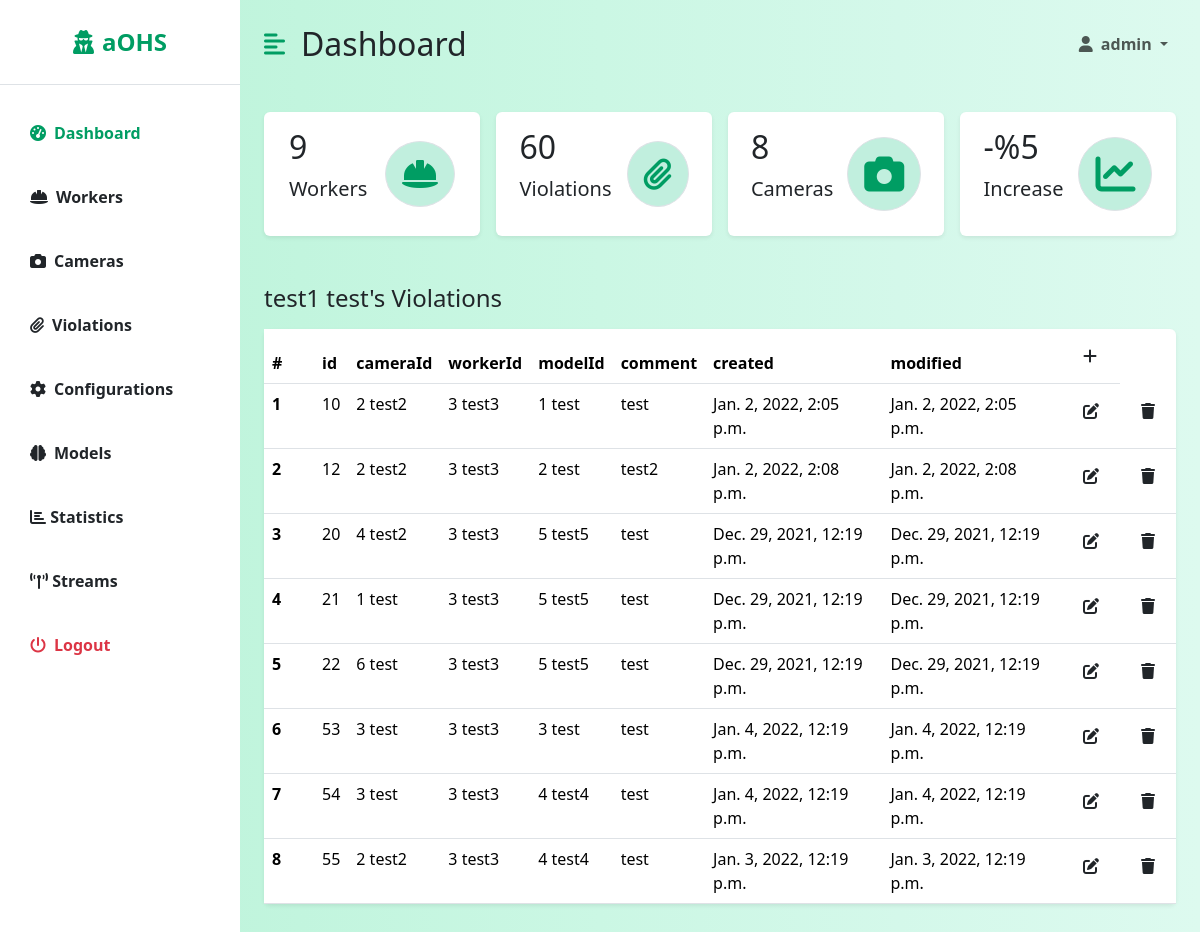
The app's page /dashboard/violations/worker/3/ (signed in), older data.
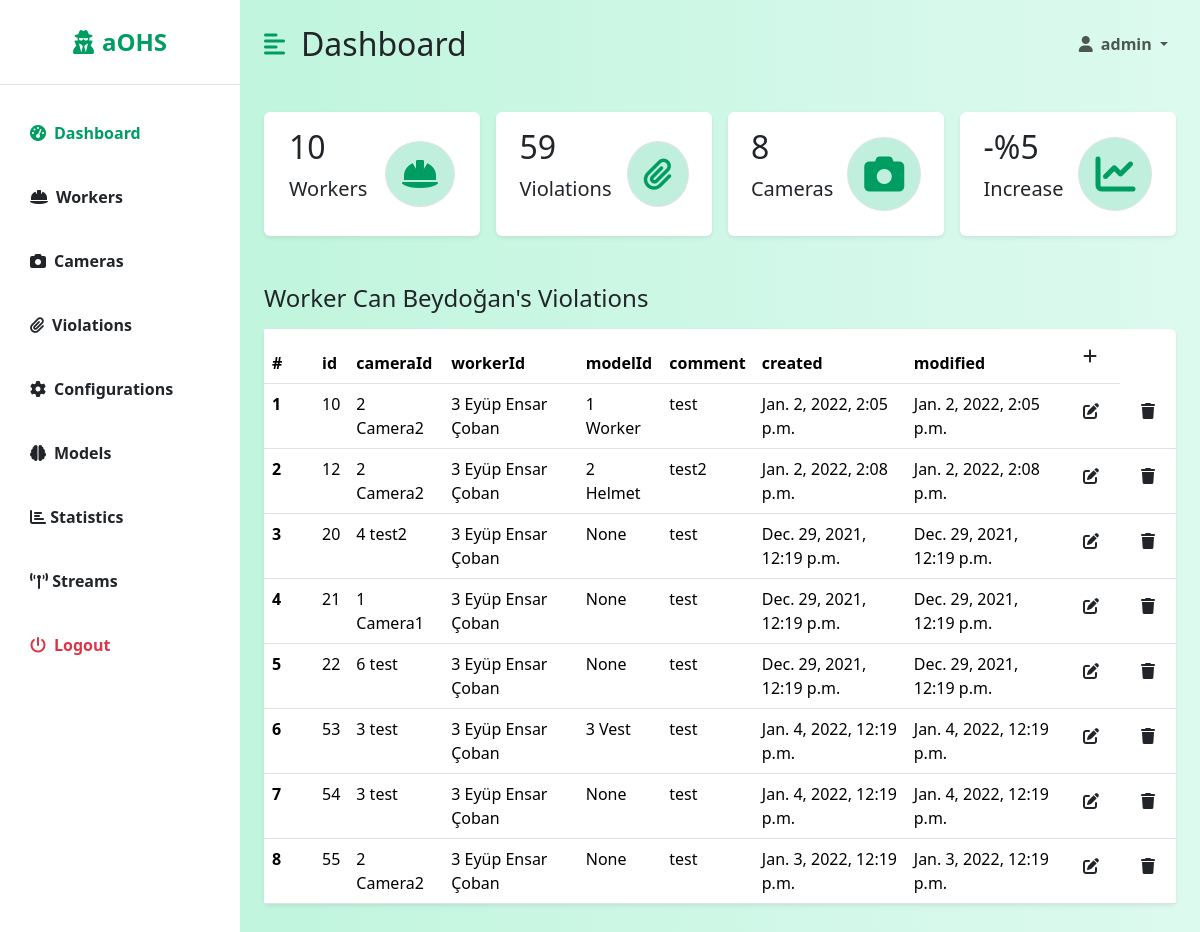
The same page, newer data.
### backend/models.py (models this page shows, shortened)
class Worker(models.Model):
    phone_regex = RegexValidator(regex=r'^\+905[0-9]{9}$',
                                 message="Phone number should be in '+905555555555' format")
    id = models.AutoField(primary_key=True)
    name = models.CharField(max_length=100, null=False)
    title = models.CharField(max_length=100, null=False)
    phone = models.CharField(validators=[phone_regex], max_length=17, unique=True, null=False)
    active = models.BooleanField(default=True, null=False)
    created = models.DateTimeField(auto_now_add=True)
    modified = models.DateTimeField(auto_now=True)
    def __str__(self):
        return str(self.id) + " " + str(self.name)

class Violation(models.Model):
    id = models.AutoField(primary_key=True)
    cameraId = models.ForeignKey(Camera, on_delete=models.DO_NOTHING, null=False)
    workerId = models.ForeignKey(Worker, on_delete=models.DO_NOTHING, null=True)
    modelId = models.ForeignKey(Model, on_delete=models.SET_NULL, null=True)
    comment = models.CharField(max_length=250, null=True)
    valid = models.BooleanField(default=True, null=False)
    isNotified = models.BooleanField(default=False, null=False)
    capture = models.ImageField(null=True, blank=True)
    created = models.DateTimeField(auto_now_add=True)
    modified = models.DateTimeField(auto_now=True)

class Camera(models.Model):
    id = models.AutoField(primary_key=True)
    url = models.URLField(max_length=100)
    name = models.CharField(max_length=100, null=False)
    userId = models.ForeignKey(User, on_delete=models.DO_NOTHING, null=True)
    created = models.DateTimeField(auto_now_add=True)
    modified = models.DateTimeField(auto_now=True)
    active = models.BooleanField(default=False)
    def __str__(self):
        return str(self.id) + " " + str(self.name)

class Model(models.Model):
    id = models.AutoField(primary_key=True)
    name = models.CharField(max_length=100, null=False)
    path = models.CharField(max_length=100, null=False)
    created = models.DateTimeField(auto_now_add=True)
    modified = models.DateTimeField(auto_now=True)
    def __str__(self):
        return str(self.id) + " " + str(self.name)

### dashboard/views/violation_views.py (the view)
# urls.py: path('violations/worker/<int:worker_id>/', ViolationWorkerView.as_view()),
class ViolationWorkerView(LoginRequiredMixin, View, GetCountsMixin):
    login_url = '/login/'
    redirect_field_name = 'redirect_to'
    def get(self, request, worker_id):
        headers = ['id', 'cameraId', 'workerId', 'modelId', 'comment', 'created', 'modified']
        data = Violation.objects.filter(valid=True, workerId=worker_id)
        worker = Worker.objects.get(id=1)
        worker_name = worker.name
        worker_title = worker.title
        return render(request, 'dashboard/listWorkerViolation.html',
                      {'headers': headers, 'data': data, 'name': worker_name, 'title': worker_title,
                       'counts': super().get_counts()})

### dashboard/views/mixins.py (called while the page is built)
    def get_counts(self):
        counts = {
            'workers': Worker.objects.filter(active=True).count(),
            'violations': Violation.objects.filter(valid=True).count(),
            'cameras': Camera.objects.count(),
        }
        return counts

### dashboard/templates/dashboard/listWorkerViolation.html
{% extends 'dashboard/dashboard.html' %}
{% block table %}
    <h3 class="fs-4 mb-3">{{ title }} {{ name }}'s Violations</h3>
    <table class="table bg-white rounded shadow-sm  table-hover">
        <thead>
        <tr>
            <th scope="col" width="50">#</th>
            {% for header in headers %}
                <th scope="col">{{ header }}</th>
            {% endfor %}
            <th><a class="btn" href="/dashboard/violations/add/"><i class="fa fa-plus"></i></a></th>
        </tr>
        </thead>
        <tbody>
        {% for datum in data %}
            <tr>
                <th scope="row">{{ forloop.counter }}</th>
                <td>{{ datum.id }}</td>
                <td>{{ datum.cameraId }}</td>
                <td>{{ datum.workerId }}</td>
                <td>{{ datum.modelId }}</td>
                <td>{{ datum.comment }}</td>
                <td>{{ datum.created }}</td>
                <td>{{ datum.modified }}</td>
                <th><a class="btn" href="/dashboard/violations/edit/{{ datum.id }}/"><i class="fa fa-edit"></i></a></th>
                <th><a class="btn" href="/dashboard/violations/delete/{{ datum.id }}/"><i class="fa fa-trash"></i></a>
                </th>
            </tr>
        {% endfor %}
        </tbody>
    </table>
{% endblock %}

### dashboard/templates/dashboard/dashboard.html (shortened to what the changed rows need)
{% extends 'base.html' %}
{% block dashboard %}
    <div class="d-flex" id="wrapper">
        <div id="page-content-wrapper">
            <nav class="navbar navbar-expand-lg navbar-light bg-transparent py-4 px-4">
                <div class="d-flex align-items-center">
                    <h2 class="fs-2 m-0">Dashboard</h2>
                </div>
            </nav>
            <div class="container-fluid px-4">
                <div class="row g-3 my-2">
                    <div class="col-md-3">
                        <div class="p-3 bg-white shadow-sm d-flex justify-content-around align-items-center rounded">
                            <div>
                                <h3 class="fs-2">{{ counts.workers }}</h3>
                                <p class="fs-5">Workers</p>
                            </div>
                        </div>
                    </div>
                    <div class="col-md-3">
                        <div class="p-3 bg-white shadow-sm d-flex justify-content-around align-items-center rounded">
                            <div>
                                <h3 class="fs-2">{{ counts.violations }}</h3>
                                <p class="fs-5">Violations</p>
                            </div>
                        </div>
                    </div>
                </div>
                <div class="row my-5">
                    <div class="col">
                        {% block table %}
                        {% endblock %}
                    </div>
                </div>
            </div>
        </div>
    </div>
{% endblock %}

Row changes from the older to the newer data that the page shows:
changed Worker: title "test1" → "Worker"; name "test" → "Can Beydoğan"
changed through a linked row, Violation id 10: cameraId "2 test2" → "2 Camera2"; workerId "3 test3" → "3 Eyüp Ensar Çoban"; modelId "1 test" → "1 Worker"
changed through a linked row, Violation "test2": cameraId "2 test2" → "2 Camera2"; workerId "3 test3" → "3 Eyüp Ensar Çoban"; modelId "2 test" → "2 Helmet"
changed Violation "4 test2": workerId "3 test3" → "3 Eyüp Ensar Çoban"; modelId "5 test5" → "None"
changed Violation id 21: cameraId "1 test" → "1 Camera1"; workerId "3 test3" → "3 Eyüp Ensar Çoban"; modelId "5 test5" → "None"
changed Violation "6 test": workerId "3 test3" → "3 Eyüp Ensar Çoban"; modelId "5 test5" → "None"
changed through a linked row, Violation id 53: workerId "3 test3" → "3 Eyüp Ensar Çoban"; modelId "3 test" → "3 Vest"
changed Violation id 54: workerId "3 test3" → "3 Eyüp Ensar Çoban"; modelId "4 test4" → "None"
changed Violation "Jan. 3, 2022, 12:19 p.m.": cameraId "2 test2" → "2 Camera2"; workerId "3 test3" → "3 Eyüp Ensar Çoban"; modelId "4 test4" → "None"
Text that changed along with them:
{{ counts.workers }}: "9" → "10"
{{ counts.violations }}: "60" → "59"
